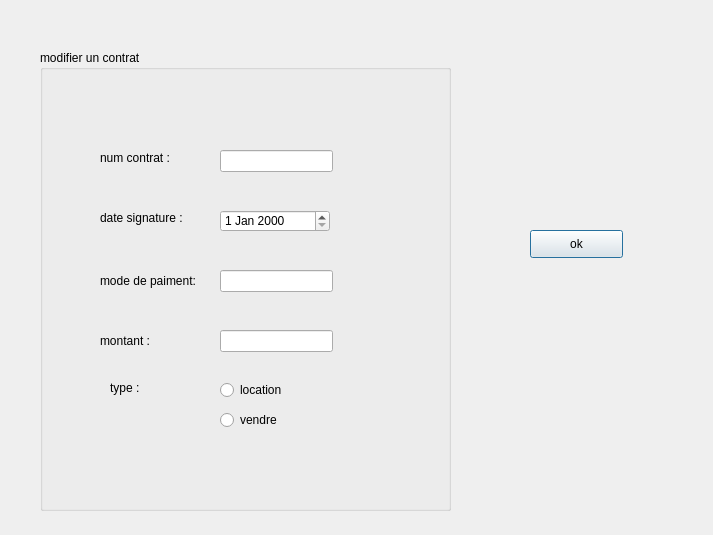
<?xml version="1.0" encoding="UTF-8"?>
<ui version="4.0">
 <class>Dialog_modif</class>
 <widget class="QDialog" name="Dialog_modif">
  <property name="geometry">
   <rect>
    <x>0</x>
    <y>0</y>
    <width>713</width>
    <height>535</height>
   </rect>
  </property>
  <property name="windowTitle">
   <string>Dialog</string>
  </property>
  <widget class="QGroupBox" name="groupBox">
   <property name="geometry">
    <rect>
     <x>40</x>
     <y>50</y>
     <width>411</width>
     <height>461</height>
    </rect>
   </property>
   <property name="title">
    <string>modifier un contrat</string>
   </property>
   <widget class="QLabel" name="label_6">
    <property name="geometry">
     <rect>
      <x>60</x>
      <y>100</y>
      <width>101</width>
      <height>16</height>
     </rect>
    </property>
    <property name="text">
     <string>num contrat :</string>
    </property>
   </widget>
   <widget class="QLabel" name="label_7">
    <property name="geometry">
     <rect>
      <x>60</x>
      <y>160</y>
      <width>101</width>
      <height>16</height>
     </rect>
    </property>
    <property name="text">
     <string>date signature :</string>
    </property>
   </widget>
   <widget class="QLabel" name="label_8">
    <property name="geometry">
     <rect>
      <x>60</x>
      <y>220</y>
      <width>121</width>
      <height>21</height>
     </rect>
    </property>
    <property name="text">
     <string>mode de paiment:</string>
    </property>
   </widget>
   <widget class="QLabel" name="label_9">
    <property name="geometry">
     <rect>
      <x>60</x>
      <y>290</y>
      <width>56</width>
      <height>16</height>
     </rect>
    </property>
    <property name="text">
     <string/>
    </property>
   </widget>
   <widget class="QLabel" name="label_10">
    <property name="geometry">
     <rect>
      <x>60</x>
      <y>280</y>
      <width>121</width>
      <height>21</height>
     </rect>
    </property>
    <property name="text">
     <string>montant :</string>
    </property>
   </widget>
   <widget class="QLineEdit" name="lineEdit_numc_2">
    <property name="geometry">
     <rect>
      <x>180</x>
      <y>100</y>
      <width>113</width>
      <height>22</height>
     </rect>
    </property>
   </widget>
   <widget class="QLineEdit" name="lineEdit_modep_2">
    <property name="geometry">
     <rect>
      <x>180</x>
      <y>220</y>
      <width>113</width>
      <height>22</height>
     </rect>
    </property>
   </widget>
   <widget class="QLineEdit" name="lineEdit_montant_2">
    <property name="geometry">
     <rect>
      <x>180</x>
      <y>280</y>
      <width>113</width>
      <height>22</height>
     </rect>
    </property>
   </widget>
   <widget class="QDateEdit" name="dateEdit_2">
    <property name="geometry">
     <rect>
      <x>180</x>
      <y>160</y>
      <width>110</width>
      <height>22</height>
     </rect>
    </property>
   </widget>
   <widget class="QLabel" name="label_21">
    <property name="geometry">
     <rect>
      <x>70</x>
      <y>330</y>
      <width>56</width>
      <height>16</height>
     </rect>
    </property>
    <property name="text">
     <string>type :</string>
    </property>
   </widget>
   <widget class="QRadioButton" name="radioButton_6">
    <property name="geometry">
     <rect>
      <x>180</x>
      <y>360</y>
      <width>97</width>
      <height>20</height>
     </rect>
    </property>
    <property name="text">
     <string>vendre</string>
    </property>
   </widget>
   <widget class="QRadioButton" name="radioButton_5">
    <property name="geometry">
     <rect>
      <x>180</x>
      <y>330</y>
      <width>97</width>
      <height>20</height>
     </rect>
    </property>
    <property name="text">
     <string>location</string>
    </property>
   </widget>
  </widget>
  <widget class="QPushButton" name="pushButton">
   <property name="geometry">
    <rect>
     <x>530</x>
     <y>230</y>
     <width>93</width>
     <height>28</height>
    </rect>
   </property>
   <property name="text">
    <string>ok</string>
   </property>
  </widget>
 </widget>
 <resources/>
 <connections/>
</ui>
